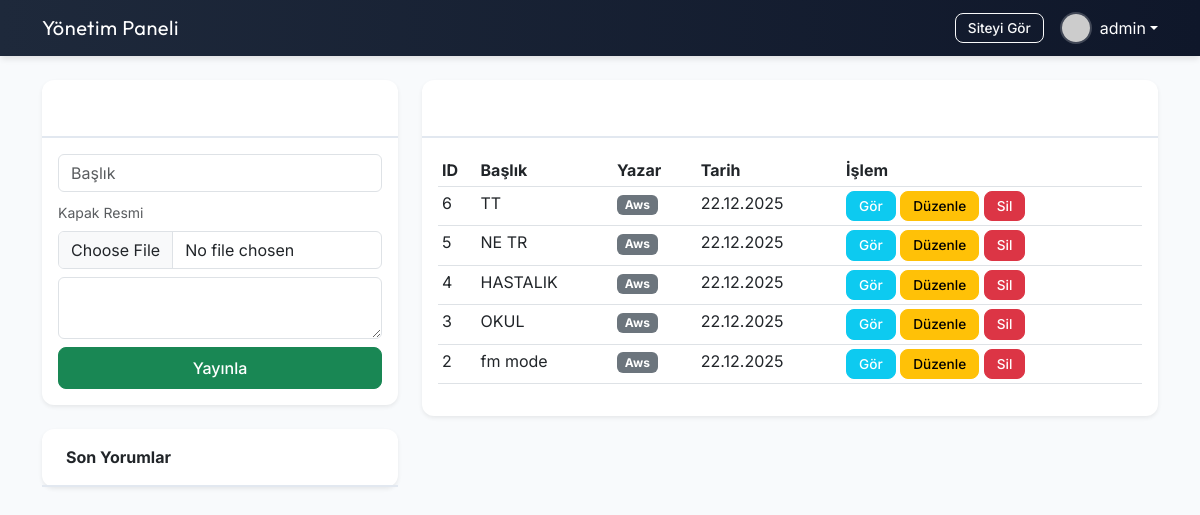
Page /admin/index.php (signed in) on the committed database.
### tables this page shows
CREATE TABLE `users` (
  `id` int(11) NOT NULL AUTO_INCREMENT,
  `username` varchar(50) NOT NULL,
  `email` varchar(100) NOT NULL,
  `password` varchar(255) NOT NULL,
  `role` enum('admin','editor','user') DEFAULT 'user',
  `profile_image` varchar(255) DEFAULT NULL,
  `created_at` timestamp NOT NULL DEFAULT current_timestamp(),
  PRIMARY KEY (`id`),
  UNIQUE KEY `username` (`username`),
  UNIQUE KEY `email` (`email`)
);

CREATE TABLE `posts` (
  `id` int(11) NOT NULL AUTO_INCREMENT,
  `title` varchar(255) NOT NULL,
  `content` text NOT NULL,
  `image_path` varchar(255) DEFAULT NULL,
  `author_id` int(11) NOT NULL,
  `created_at` timestamp NOT NULL DEFAULT current_timestamp(),
  `likes` int(11) DEFAULT 0,
  `dislikes` int(11) DEFAULT 0,
  PRIMARY KEY (`id`),
  KEY `author_id` (`author_id`),
  CONSTRAINT `posts_ibfk_1` FOREIGN KEY (`author_id`) REFERENCES `users` (`id`) ON DELETE CASCADE
);

### admin/index.php (the view, shortened to what this page needs)
<?php
require_once '../config.php';
$posts = $pdo->query("SELECT posts.*, users.username FROM posts JOIN users ON posts.author_id = users.id ORDER BY created_at DESC")->fetchAll();
?>
<!DOCTYPE html>
<html lang="tr">
<head>
    <link href="https://cdn.jsdelivr.net/npm/bootstrap@5.3.0/dist/css/bootstrap.min.css" rel="stylesheet">
    <link href="https://cdn.jsdelivr.net/npm/summernote@0.8.18/dist/summernote-lite.min.css" rel="stylesheet">
    <link href="style.css" rel="stylesheet">
</head>
<body>
    <nav class="navbar navbar-dark bg-dark mb-4">
        <div class="container">
            <a class="navbar-brand" href="#">Yönetim Paneli</a>
            <div class="d-flex align-items-center ms-auto">
                <a href="../index.php" class="btn btn-outline-light btn-sm me-3" target="_blank">Siteyi Gör</a>
                 <?php
                 if (isset($_SESSION['user_id'])) {
                     $adminStmt = $pdo->prepare("SELECT profile_image, username FROM users WHERE id = ?");
                     $adminStmt->execute([$_SESSION['user_id']]);
                     $adminUser = $adminStmt->fetch();
                     $adminImg = ($adminUser && $adminUser['profile_image']) ? '../'.$adminUser['profile_image'] : 'https://via.placeholder.com/30?text=A';
                     $adminName = $adminUser['username'] ?? 'Admin';
                 } else {
                     $adminImg = 'https://via.placeholder.com/30?text=A';
                     $adminName = 'Admin';
                 }
                 ?>
                <div class="dropdown">
                    <a class="text-white text-decoration-none dropdown-toggle d-flex align-items-center" href="#" id="adminDropdown" role="button" data-bs-toggle="dropdown" aria-expanded="false">
                        <img src="<?= htmlspecialchars($adminImg) ?>" class="rounded-circle me-2" style="width:32px; height:32px; object-fit:cover; border:2px solid rgba(255,255,255,0.2);">
                        <span><?= htmlspecialchars($adminName) ?></span>
                    </a>
                </div>
            </div>
        </div>
    </nav>
    <div class="container">
        <div class="row">
            <div class="col-md-4">
                <div class="card shadow-sm mb-4">
                    <div class="card-header bg-primary text-white">Yazı Ekle</div>
                    <div class="card-body">
                        <form method="POST" enctype="multipart/form-data">
                            <input type="text" name="title" class="form-control mb-2" placeholder="Başlık" required>
                            <label class="form-label small text-muted">Kapak Resmi</label>
                            <input type="file" name="image" class="form-control mb-2" accept="image/*">
                            <textarea id="summernote" name="content" class="form-control mb-2" required></textarea>
                            <button type="submit" name="yazi_ekle" class="btn btn-success w-100">Yayınla</button>
                        </form>
                    </div>
                </div>
                <div class="card shadow-sm">
                    <div class="card-header bg-warning">Son Yorumlar</div>
                </div>
            </div>
            <div class="col-md-8">
                <div class="card shadow-sm">
                    <div class="card-header bg-secondary text-white">Tüm Yazılar</div>
                    <div class="card-body">
                        <table class="table table-sm">
                            <thead><tr><th>ID</th><th>Başlık</th><th>Yazar</th><th>Tarih</th><th>İşlem</th></tr></thead>
                            <tbody>
                                <?php foreach($posts as $p): ?>
                                    <tr>
                                        <td><?= $p['id'] ?></td>
                                        <td><?= htmlspecialchars($p['title']) ?></td>
                                        <td><span class="badge bg-secondary"><?= htmlspecialchars($p['username']) ?></span></td>
                                        <td><?= date('d.m.Y', strtotime($p['created_at'])) ?></td>
                                        <td>
                                            <a href="../index.php?sayfa=detay&id=<?= $p['id'] ?>" target="_blank" class="btn btn-sm btn-info text-white">Gör</a>
                                            <a href="edit_post.php?id=<?= $p['id'] ?>" class="btn btn-sm btn-warning">Düzenle</a>
                                            <a href="?sil_post=<?= $p['id'] ?>" onclick="return confirm('Sil?')" class="btn btn-sm btn-danger">Sil</a>
                                        </td>
                                    </tr>
                                <?php endforeach; ?>
                            </tbody>
                        </table>
                    </div>
                </div>
            </div>
        </div>
    </div>
</body>
</html>

### admin/style.css (style rules this page uses)
:root { --primary: #4f46e5; --primary-dark: #4338ca; --bg-body: #f8fafc; --font-heading: 'Outfit', sans-serif; --font-body: 'Inter', sans-serif; --radius-md: 0.75rem; }
body { background-color: var(--bg-body); font-family: var(--font-body); }
.card { border: none; border-radius: var(--radius-md); box-shadow: 0 4px 6px -1px rgba(0, 0, 0, 0.1); transition: transform 0.2s; }
.card-header { background-color: transparent !important; border-bottom: 2px solid #e2e8f0; font-weight: 700; padding: 1rem 1.5rem; }
.navbar { background: linear-gradient(to right, #1e293b, #0f172a) !important; box-shadow: 0 4px 6px -1px rgba(0, 0, 0, 0.1); }
.navbar-brand { font-family: var(--font-heading); letter-spacing: 0.5px; }
.btn { border-radius: 8px; font-weight: 500; padding: 0.5rem 1rem; }
.btn-sm { padding: 0.25rem 0.75rem; font-size: 0.85rem; }

### rows in the picture
users: username "admin"
posts: id "6", title "TT", author.username "Aws", created_at "22.12.2025"
posts: id "5", title "NE TR", author.username "Aws", created_at "22.12.2025"
posts: id "4", title "HASTALIK", author.username "Aws", created_at "22.12.2025"
posts: id "3", title "OKUL", author.username "Aws", created_at "22.12.2025"
posts: id "2", title "fm mode", author.username "Aws", created_at "22.12.2025"
